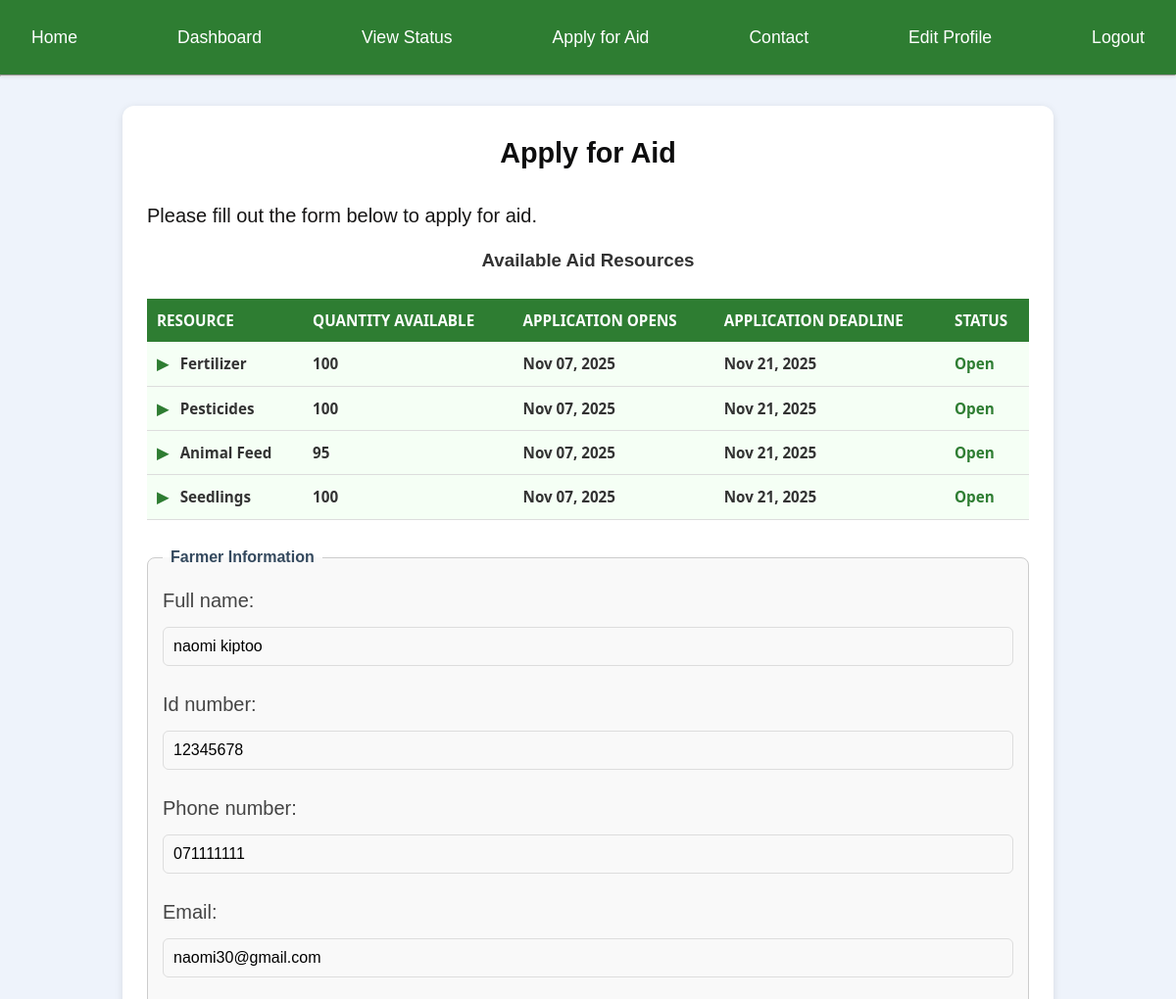
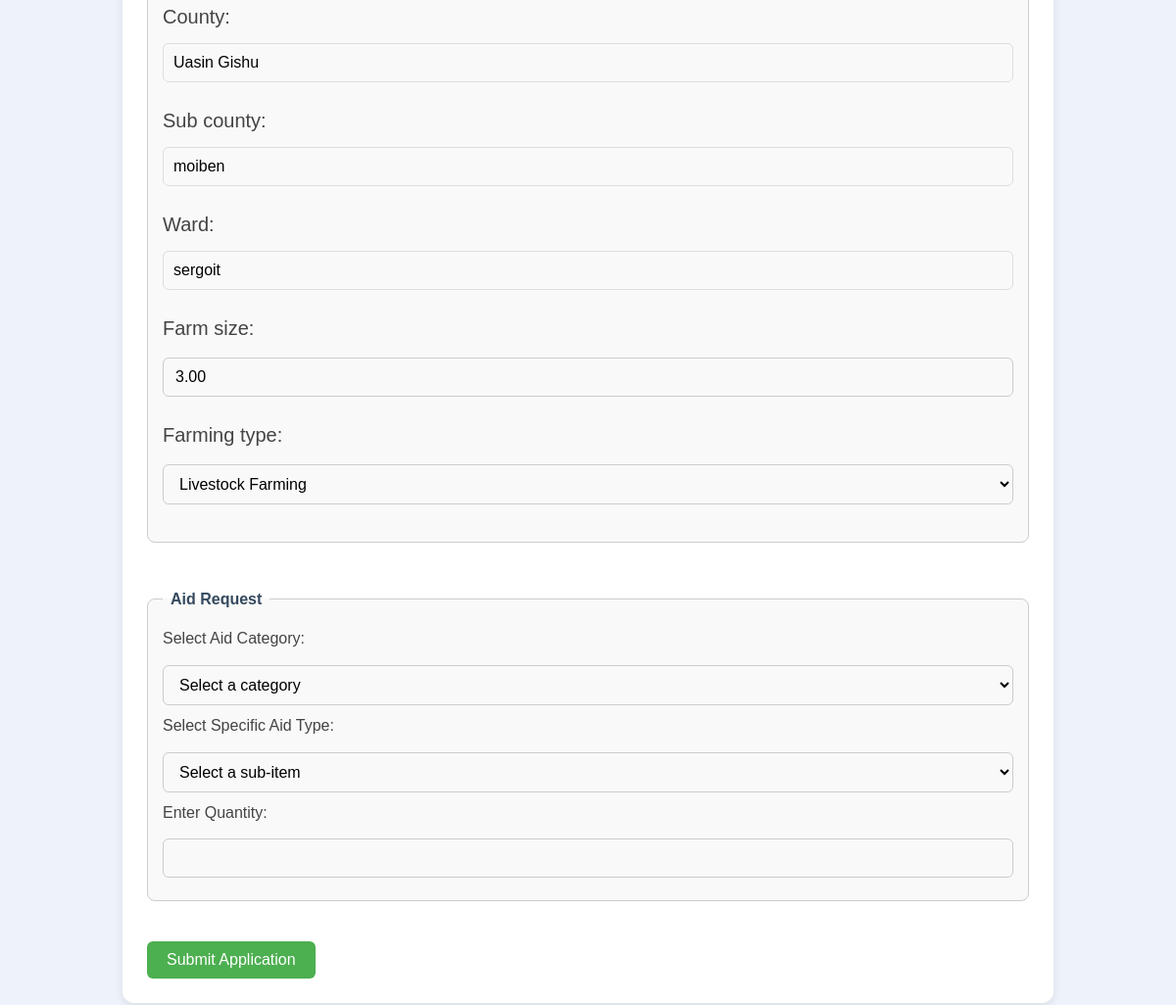
/apply/ (signed in), run on the app's committed database (2 pictures, top to bottom).
### core/models.py (models this page shows, shortened)
class AidItem(models.Model):
    AID_CHOICES = [
        ('fertilizer', 'Fertilizer'),
        ('seedlings', 'Seedlings'),
        ('pesticides', 'Pesticides'),
        ('animal_feed', 'Animal Feed'),
        ('other', 'Other'),
    ]
    name = models.CharField(max_length=100, choices=AID_CHOICES)
    quantity_available = models.PositiveIntegerField(default=0)
    application_start = models.DateField()
    application_deadline = models.DateField()
    is_open_for_application = models.BooleanField(default=True)
    subitems = models.JSONField(default=list, blank=True)

class Farmer(models.Model):
    user = models.OneToOneField(settings.AUTH_USER_MODEL, on_delete=models.CASCADE)
    full_name = models.CharField(max_length=200)
    id_number = models.CharField(max_length=50, unique=True)
    phone_number = models.CharField(max_length=20)
    email = models.EmailField(blank=True, null=True)
    county = models.CharField(max_length=100)
    sub_county = models.CharField(max_length=100)
    ward = models.CharField(max_length=100)
    farm_size = models.DecimalField(max_digits=10, decimal_places=2)
    farming_type = models.CharField(
        max_length=50,
        choices=[
            ('crop', 'Crop Farming'),
            ('livestock', 'Livestock Farming'),
            ('mixed', 'Mixed Farming'),
        ],
        blank=True,
        null=True
    )
    date_registered = models.DateTimeField(auto_now_add=True)
    latitude = models.DecimalField(max_digits=9, decimal_places=6, blank=True, null=True)
    longitude = models.DecimalField(max_digits=9, decimal_places=6, blank=True, null=True)
    created_at = models.DateTimeField(auto_now_add=True)

### core/views.py (the view)
# urls.py: path("apply/", views.apply_aid, name="apply_aid"),
def apply_aid(request):
    farmer = Farmer.objects.filter(user=request.user).first()
    available_items = AidItem.objects.all()  # e.g., Seedlings, Fertilizer, etc.
    if request.method == "POST":
        farmer_form = FarmerForm(request.POST, instance=farmer)
        aid_form = AidApplicationForm(request.POST)
        if farmer_form.is_valid():
            farmer = farmer_form.save(commit=False)
            farmer.user = request.user
            farmer.save()
            messages.success(request, "Farmer profile saved successfully ✅")
        else:
            messages.error(request, "Please correct the farmer info errors.")
        if farmer and aid_form.is_valid():
            sub_aid_item = aid_form.cleaned_data["sub_aid_item"]
            aid_item = sub_aid_item.aid_item
            quantity_requested = aid_form.cleaned_data["quantity_requested"]
            if not aid_item.is_open_for_application:
                messages.error(
                    request,
                    f"Applications for {aid_item.get_name_display()} are currently closed."
                )
                return redirect("apply_aid")
            if sub_aid_item.quantity_available < quantity_requested:
                messages.error(
                    request,
                    f"Only {sub_aid_item.quantity_available} {sub_aid_item.name} available. "
                    "Please request a smaller quantity."
                )
                return redirect("apply_aid")
            existing_application = AidApplication.objects.filter(
                farmer=farmer,
                sub_aid_item=sub_aid_item
            ).exclude(status="rejected").exists()
            if existing_application:
                messages.error(
                    request,
                    f"You already have an active application for {sub_aid_item.name}."
                )
                return redirect("apply_aid")
            AidApplication.objects.create(
                farmer=farmer,
                aid_item=aid_item,
                sub_aid_item=sub_aid_item,
                quantity_requested=quantity_requested,
            )
            sub_aid_item.quantity_available -= quantity_requested
            sub_aid_item.save()
            if hasattr(aid_item, "quantity_available"):
                aid_item.quantity_available = max(aid_item.quantity_available - quantity_requested, 0)
                aid_item.save()
            messages.success(
                request,
                f"Your application for {quantity_requested} {sub_aid_item.name} has been submitted successfully ✅"
            )
            return redirect("dashboard")
    else:
        farmer_form = FarmerForm(instance=farmer)
        aid_form = AidApplicationForm()
    context = {
        "farmer_form": farmer_form,
        "aid_form": aid_form,
        "available_items": available_items,
        "farmer": farmer,
    }
    return render(request, "core/apply_aid.html", context)

### core/forms.py
class FarmerForm(forms.ModelForm):
    class Meta:
        model = Farmer
        fields = [
            "full_name",
            "id_number",
            "phone_number",
            "email",
            "county",
            "sub_county",
            "ward",
            "farm_size",
            "farming_type",
        ]
        widgets = {
            "full_name": forms.TextInput(attrs={"class": "form-control"}),
            "id_number": forms.TextInput(attrs={"class": "form-control"}),
            "phone_number": forms.TextInput(attrs={"class": "form-control"}),
            "email": forms.EmailInput(attrs={"class": "form-control"}),
            "county": forms.TextInput(attrs={"class": "form-control"}),
            "sub_county": forms.TextInput(attrs={"class": "form-control"}),
            "ward": forms.TextInput(attrs={"class": "form-control"}),
            "farm_size": forms.NumberInput(attrs={"class": "form-control"}),
            "farming_type": forms.Select(attrs={"class": "form-control"}),
        }

class AidApplicationForm(forms.ModelForm):
    class Meta:
        model = AidApplication
        fields = ["aid_item", "sub_aid_item", "quantity_requested"]
        widgets = {
            'aid_item': forms.Select(attrs={'class': 'form-control', 'id': 'aid-item-select'}),
            'sub_aid_item': forms.Select(attrs={'class': 'form-control', 'id': 'sub-aid-item-select'}),
        }
    def __init__(self, *args, **kwargs):
        super().__init__(*args, **kwargs)
        self.fields['sub_aid_item'].queryset = SubAidItem.objects.none()
        if 'aid_item' in self.data:
            try:
                aid_item_id = int(self.data.get('aid_item'))
                self.fields['sub_aid_item'].queryset = SubAidItem.objects.filter(aid_item_id=aid_item_id)
            except (ValueError, TypeError):
                pass
        elif self.instance.pk and self.instance.aid_item:
            self.fields['sub_aid_item'].queryset = self.instance.aid_item.sub_items.all()

### core/templates/core/apply_aid.html (shortened to what this page needs)
{% extends "base.html" %}
{% block content %}
<div class="apply-aid-container">
    <h2>Apply for Aid</h2>
    <p>Please fill out the form below to apply for aid.</p>
    <div class="aid-availability">
        <h3>Available Aid Resources</h3>
        <table class="aid-table">
            <thead>
                <tr>
                    <th>Resource</th>
                    <th>Quantity Available</th>
                    <th>Application Opens</th>
                    <th>Application Deadline</th>
                    <th>Status</th>
                </tr>
            </thead>
            <tbody>
                {% for item in available_items %}
                    <tr class="main-item" onclick="toggleSubItems({{ item.id }})">
                        <td>
                            <span id="arrow-{{ item.id }}" class="toggle-arrow">▶</span>
                            {{ item.get_name_display }}
                        </td>
                        <td>{{ item.quantity_available }}</td>
                        <td>{{ item.application_start|date:"M d, Y" }}</td>
                        <td>{{ item.application_deadline|date:"M d, Y" }}</td>
                        <td>
                            {% if item.is_open_for_application %}
                                <span class="status-open">Open</span>
                            {% else %}
                                <span class="status-closed">Closed</span>
                            {% endif %}
                        </td>
                    </tr>
                {% endfor %}
            </tbody>
        </table>
    </div><br>
    <form method="POST" class="apply-form">
        <div class="form-sections">
            <fieldset class="form-box">
                <legend>Farmer Information</legend>
                {{ farmer_form.as_p }}
            </fieldset>
            <fieldset class="form-box">
                <legend>Aid Request</legend>
                <label for="aid-item-select">Select Aid Category:</label>
                <select id="aid-item-select" name="aid_item" class="form-control">
                    <option value="">Select a category</option>
                </select><br>
                <label for="sub-aid-item-select">Select Specific Aid Type:</label>
                <select id="sub-aid-item-select" name="sub_aid_item" class="form-control">
                    <option value="">Select a sub-item</option>
                </select><br>
               <label for="quantity_requested">Enter Quantity:</label>
<input type="number" name="quantity_requested" id="quantity_requested" min="1" required class="form-control">
            </fieldset>
        </div><br>
        <div class="form-actions">
            <button type="submit" class="btn-submit">Submit Application</button>
        </div>
    </form>
</div>
{% endblock %}

### core/static/core/css/styles.css (style rules this page uses)
* { margin: 0; padding: 0; box-sizing: border-box; }
body { margin: 0; font-family: "Segoe UI", Tahoma, Geneva, Verdana, sans-serif; color: #333; line-height: 1.6; background-color: #f9f9f9; }
h1, h2, h3 { font-weight: bold; margin-bottom: 15px; color: #000; }
p { margin-bottom: 15px; font-size: 20px; color: #161515; }
label { font-weight: bold; }
input[type="text"], input[type="email"], input[type="password"] { width: 100%; padding: 10px; border: 1px solid #ddd; border-radius: 6px; margin-top: 5px; }
.apply-aid-container { max-width: 800px; margin: 40px auto; padding: 25px; background: #ffffff; border-radius: 10px; box-shadow: 0 4px 15px rgba(0, 0, 0, 0.1); }
.apply-aid-container h2 { text-align: center; color: #0d0d0e; margin-bottom: 25px; font-size: 1.8rem; }
.form-sections { display: flex; flex-direction: column; gap: 30px; }
.form-box { border: 1px solid #ddd; padding: 20px; border-radius: 8px; background: #f9f9f9; }
.form-box legend { font-weight: bold; color: #34495e; padding: 0 8px; }
.form-control { width: 100%; padding: 10px 12px; margin: 8px 0; border: 1px solid #ccc; border-radius: 6px; outline: none; font-size: 1rem; transition: 0.2s; }
.btn-submit { display: inline-block; padding: 12px 20px; background: #1b5a26; color: white; font-size: 1rem; border: none; border-radius: 8px; cursor: pointer; transition: background 0.3s ease; }
body { background-color: #f8faf8; font-family: "Poppins", sans-serif; color: #333; }
h2 { font-weight: 600; color: #0d0d0e; text-align: center; margin-bottom: 20px; }
form label { font-weight: 500; color: #444; margin-bottom: 6px; display: block; }
form input, form select { width: 100%; padding: 10px 12px; border-radius: 10px; border: 1px solid #ccc; background-color: #f9f9f9; transition: all 0.2s ease-in-out; }
h2 { text-align: center; font-weight: bold; color: #2c3e50; }
body { background-color: #f5f9ff; font-family: "Poppins", sans-serif; margin: 0; padding: 0; }
.aid-table { width: 100%; border-collapse: collapse; font-family: "Poppins", sans-serif; font-size: 0.95rem; color: #333; }
.aid-table th { background-color: #2e7d32; color: #fff; text-align: left; padding: 12px 15px; font-weight: 600; text-transform: uppercase; }
.aid-table td { padding: 12px 15px; border-bottom: 1px solid #f0f0f0; }
h2, h3 { text-align: center; color: #333; margin-bottom: 1.5rem; }
body { background-color: #f3f7fc; font-family: "Poppins", sans-serif; }
body { background-color: #eef3fb; font-family: "Poppins", sans-serif; }

### core/templates/core/apply_aid.html (style rules this page uses)
.apply-aid-container { max-width: 950px; margin: 30px auto; background: #fff; padding: 25px; border-radius: 12px; box-shadow: 0 2px 8px rgba(0,0,0,0.1); }
.aid-table { width: 100%; border-collapse: collapse; margin-top: 15px; font-family: 'Segoe UI', sans-serif; }
.aid-table th { background-color: #2e7d32; color: white; padding: 10px; text-align: left; }
.aid-table td { padding: 10px; border-bottom: 1px solid #ddd; }
tr.main-item { background-color: #f5fff5; font-weight: 600; cursor: pointer; }
.status-open { color: #2e7d32; font-weight: bold; }
.toggle-arrow { font-weight: bold; margin-right: 8px; color: #2e7d32; }
.form-box { border: 1px solid #ccc; padding: 15px; border-radius: 8px; margin-bottom: 15px; }
.btn-submit { background: #4CAF50; color: white; border: none; padding: 10px 20px; font-size: 1rem; border-radius: 6px; cursor: pointer; }

### data on the page
AidItem: name "Fertilizer", quantity_available "100", application_start "Nov 07, 2025", application_deadline "Nov 21, 2025", is_open_for_application "Open"
AidItem: name "Pesticides", quantity_available "100", application_start "Nov 07, 2025", application_deadline "Nov 21, 2025", is_open_for_application "Open"
AidItem: name "Animal Feed", quantity_available "95", application_start "Nov 07, 2025", application_deadline "Nov 21, 2025", is_open_for_application "Open"
AidItem: name "Seedlings", quantity_available "100", application_start "Nov 07, 2025", application_deadline "Nov 21, 2025", is_open_for_application "Open"
Farmer: full_name "naomi kiptoo", id_number "12345678", phone_number "071111111", email "naomi30@gmail.com", county "Uasin Gishu", sub_county "moiben", ward "sergoit", farm_size "3.00", farming_type "Livestock Farming"
